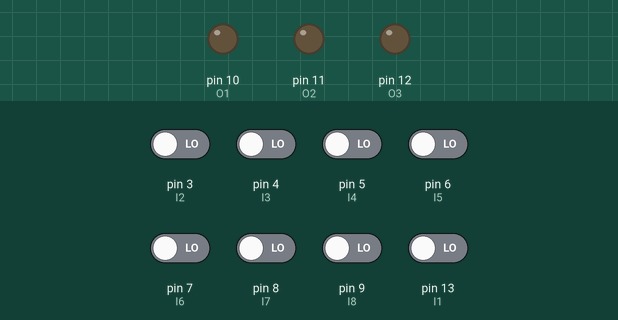
Bench run of a sketch on a simulated Arduino Uno, built with avr-gcc and run on an emulated ATmega328P. Parts: output pins drawn as LEDs (lit = HIGH). The test bench sets the inputs (shaded band); at power-on: pin 3 (I2), pin 4 (I3), pin 5 (I4), pin 6 (I5), pin 7 (I6), pin 8 (I7), pin 9 (I8), pin 13 (I1) LOW. What the sketch prints to the serial monitor is not drawn.

Above: at 1.2 s.
1.3 s: pin 3 (I2) driven HIGH
At 2.2 s:
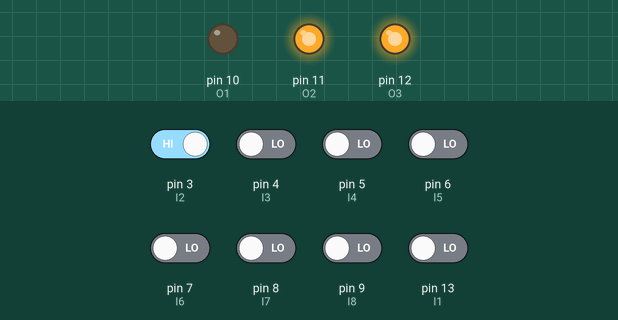
2.8 s: pin 13 (I1) driven HIGH
At 3.8 s:
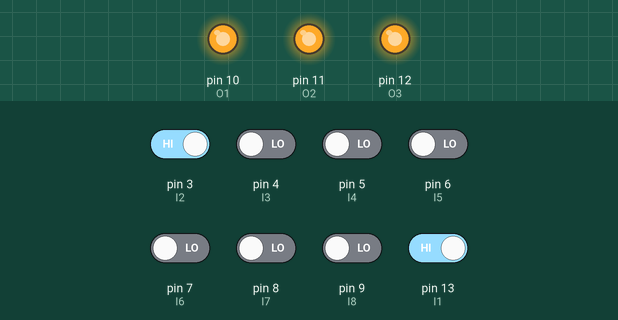
4.3 s: pin 13 (I1) driven LOW
At 5.5 s:
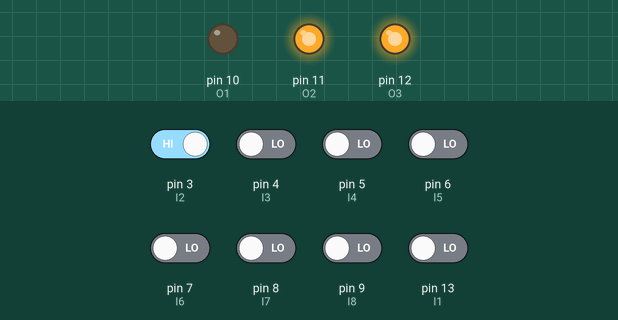
5.8 s: pin 3 (I2) driven LOW
At 6.4 s:
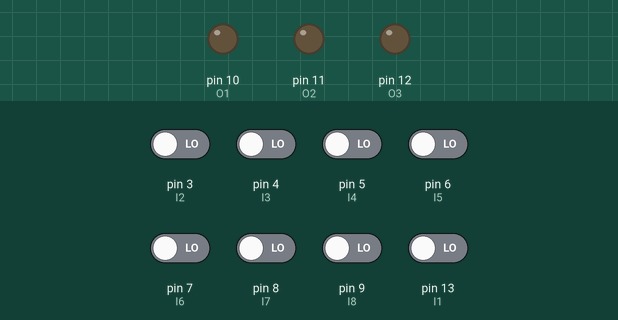
7.3 s: pin 4 (I3) driven HIGH
At 8.0 s:
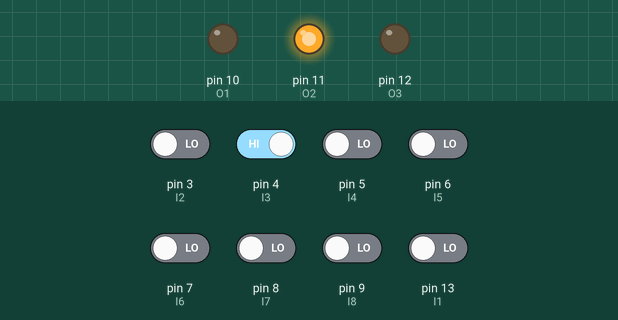
8.8 s: pin 4 (I3) driven LOW
At 9.9 s:
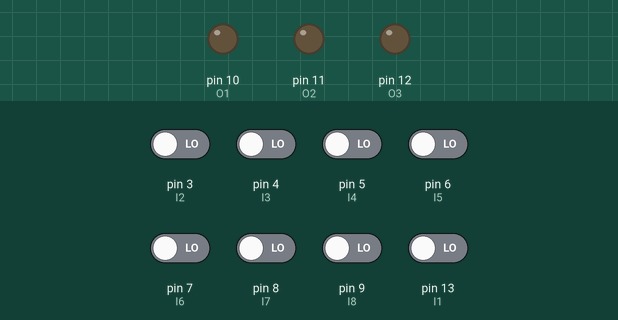
Timing chart, 0 to 11.3 s (numbered marks = the images above; inputs shaded):
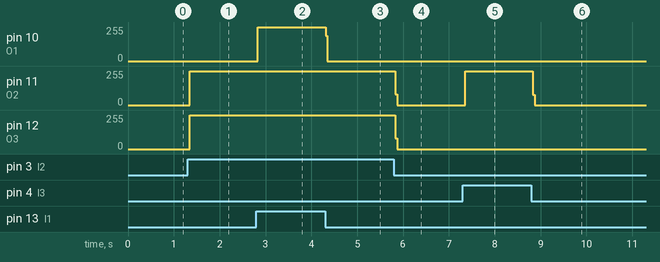

The sketch:

8_position_switch.ino
```cpp
#define I1 13
#define I2 3
#define I3 4
#define I4 5
#define I5 6
#define I6 7
#define I7 8
#define I8 9

int I1Reading;
int I2Reading;
int I3Reading;
int I4Reading;
int I5Reading;
int I6Reading;
int I7Reading;
int I8Reading;

#define O1 10
#define O2 11
#define O3 12
void setup() {
  // put your setup code here, to run once:
Serial.begin(9600);
pinMode(I1, INPUT);
pinMode(I2, INPUT);
pinMode(I3, INPUT);
pinMode(I4, INPUT);
pinMode(I5, INPUT);
pinMode(I6, INPUT);
pinMode(I7, INPUT);
pinMode(I8, INPUT);

pinMode(O1, OUTPUT);
pinMode(O2, OUTPUT);
pinMode(O3, OUTPUT);
}

void readinputs()
{
  I1Reading=digitalRead(I1);
  I2Reading=digitalRead(I2);
  I3Reading=digitalRead(I3);
  I4Reading=digitalRead(I4);
  I5Reading=digitalRead(I5);
  I6Reading=digitalRead(I6);
  I7Reading=digitalRead(I7);
  I8Reading=digitalRead(I8);
}


void loop() {
  // put your main code here, to run repeatedly:
 digitalWrite(O1,LOW);
  digitalWrite(O2,LOW);
  digitalWrite(O3,LOW);

  readinputs();
  if(I1Reading==HIGH)
  {
    digitalWrite(O1,HIGH);
    digitalWrite(O2,HIGH);
    digitalWrite(O3,HIGH);
  }
  else if(I2Reading==HIGH)
  {
    digitalWrite(O1,LOW);
    digitalWrite(O2,HIGH);
    digitalWrite(O3,HIGH);
  }
  else if(I3Reading==HIGH)
  {
    digitalWrite(O1,LOW);
    digitalWrite(O2,HIGH);
    digitalWrite(O3,LOW);
  }
   else if(I4Reading==HIGH)
  {
    digitalWrite(O1,HIGH);
    digitalWrite(O2,HIGH);
    digitalWrite(O3,LOW);
  }
   else if(I5Reading==HIGH)
  {
    digitalWrite(O1,HIGH);
    digitalWrite(O2,LOW);
    digitalWrite(O3,LOW);
  }
    else if(I7Reading==HIGH)
  {
    digitalWrite(O1,LOW);
    digitalWrite(O2,LOW);
    digitalWrite(O3,HIGH);
  }
    else if(I8Reading==HIGH)
  {
    digitalWrite(O1,HIGH);
    digitalWrite(O2,LOW);
    digitalWrite(O3,HIGH);
  }
   else
  {
    digitalWrite(O1,LOW);
    digitalWrite(O2,LOW);
    digitalWrite(O3,LOW);
  }
  Serial.println("000");
}
```

Measured:
- after the input at 1.3 s, pin 11 (O2), pin 12 (O3): 0/255 → 253/255 after 0.05 s
- after the input at 2.8 s, pin 10 (O1): 0/255 → 253/255 at once
- after the input at 4.3 s, pin 10 (O1): 253/255 → 0/255 at once
- after the input at 5.8 s, pin 11 (O2), pin 12 (O3): 253/255 → 0/255 at once
- after the input at 7.3 s, pin 11 (O2): 0/255 → 253/255 after 0.05 s
- after the input at 8.8 s, pin 11 (O2): 253/255 → 0/255 at once
